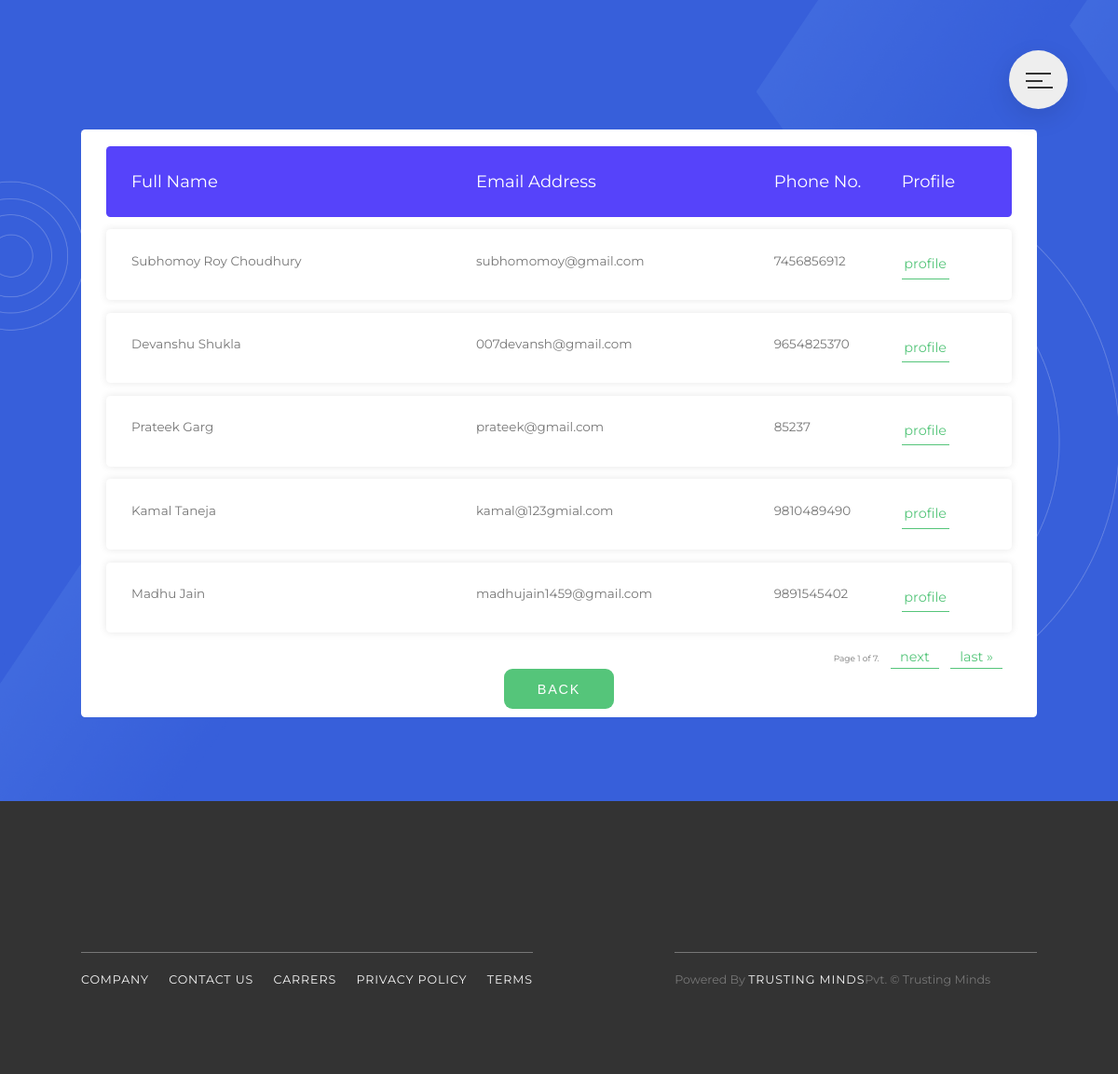
The app's page /all-patient (signed in) with its own data.
### patient/models.py (models this page shows, shortened)
class Patient(models.Model):
    first_name = models.CharField(max_length=55, blank=False, null=False)
    last_name = models.CharField(max_length=55, blank=False, null=False)
    email = models.EmailField(max_length=255, blank=False, null=False, unique=True)
    address = models.TextField(max_length=255, blank=True, null=True)
    postal_zip = models.IntegerField(max_length=255, blank=True, null=True)
    city = models.CharField(max_length=255, blank=True, null=True)
    country = models.CharField(max_length=255, blank=True, null=True)
    phone_number = models.IntegerField(max_length=17, blank=True, null=True) # mobile
    alternate_number = models.IntegerField(max_length=17, blank=True, null=True) # alternate

### patient/views.py (the view)
# urls.py: path('all-patient', PatientListView.as_view(), name='patient-list-view'),
class PatientListView(LoginRequiredMixin, ListView):
    model = Patient
    template_name = 'patient/patient_list_view.html'
    paginate_by = 5
    context_object_name = 'patient_list'

### patient/templates/patient/patient_list_view.html (shortened to what this page needs)
{%  extends 'patient/base2.html' %}
{% load static %}
{% load widget_tweaks %}
{% block content %}
<section class="section-form__apt">
      <div class="section-form-heading__apt GB">
        <h1 class="heading-secondary u-margin-top-big u-margin-bottom-small">
        </h1>
      </div>
      <div class="container__apt u-margin-bottom-big GB">
        <ul class="responsive-table__apt GB">
          <li class="table-header__apt GB">
            <div class="col__apt col-1__apt GB">Full Name</div>
            <div class="col__apt col-2__apt GB">Email Address</div>
            <div class="col__apt col-3__apt GB">Phone No.</div>
            <div class="col__apt col-4__apt GB">Profile</div>
          </li>
         {% for patient in patient_list %}
          <li class="table-row__apt GB">
            <div class="col__apt col-1__apt GB" data-label="Name">
              {{patient.first_name}} {{patient.last_name}}
            </div>
            <div class="col__apt col-2__apt comp1 GB" data-label="Email">
              {{patient.email}}
            </div>
            <div class="col col-3__apt GB" data-label="Date1">{{patient.phone_number}}</div>
            <div class="col__apt col-4__apt GB" data-label="Profile">
              <a class="btn-text" href="{% url "patient-profile" patient.id %}">profile</a>
            </div>
          </li>
          {% endfor %}
          <div class="pagination" style="display : grid; text-align : right;">
          <span class="step-links" class="form__group">
            <span  class="form__group">Page {{ page_obj.number }} of {{ page_obj.paginator.num_pages }}.</span>
            {% if page_obj.has_next %}
              <a style="padding:0px 10px;margin:0px 5px 0px 10px;" class="btn-text" href="?page={{ page_obj.next_page_number }}">next</a>
              <a style="padding:0px 10px;margin:0px 10px 0px 5px;" class="btn-text" href="?page={{ page_obj.paginator.num_pages }}">last &raquo;</a>
            {% endif %}
          </span>
          </div>
          <center><button class="btn btn--green" onclick = "window.location.href='{% url 'patient-home' %}'">
            BACK
          </button></center>
        </ul>
      </div>
      <div>
        <h3>&nbsp;</h3>
      </div>
    </section>
{% endblock %}

### patient/static/patient/css/style.css (style rules this page uses)
*, *::after, *::before { margin: 0; padding: 0; box-sizing: inherit; }
html { font-size: 62.5%; }
@media only screen and (max-width: 75em) { html { font-size: 56.25%; } }
body { box-sizing: border-box; }
body { font-family: "Montserrat", sans-serif; font-weight: 400; line-height: 1.7; color: #777; background-color: #eeebebef; }
.heading-secondary { font-size: 3.5rem; font-weight: 700; text-transform: uppercase; letter-spacing: 0.2rem; word-spacing: 0.5rem; display: inline-block; background-image: linear-gradient(to right, #7ed56f, #28b485); -webkit-background-clip: text; background-clip: text; color: transparent; transition: all 0.5s; }
.u-margin-bottom-small { margin-bottom: 1.5rem !important; }
.u-margin-bottom-big { margin-bottom: 8rem !important; }
.u-margin-top-big { margin-top: 8rem !important; }
.btn, .btn:link, .btn:visited { text-decoration: none; text-transform: uppercase; font-size: 1.6rem; letter-spacing: 0.2rem; word-spacing: 0.1rem; padding: 1.5rem 4rem; border-radius: 1rem; transition: all 0.2s; position: relative; border: none; cursor: pointer; }
.btn--green { background-color: #55c57a; color: #fff; display: inline-block; }
.btn-text:link, .btn-text:visited { font-size: 1.6rem; color: #55c57a; display: inline-block; text-decoration: none; border-bottom: 0.1rem solid #55c57a; padding: 0.3rem; transition: all 0.3s; }
.form__group:not(:last-child) { margin-bottom: 2rem; }
.section-form__apt { background-image: url(../img/3.png); background-size: cover; background-position: top; }
.container__apt { max-width: 114rem; margin-left: auto; margin-right: auto; padding: 1rem 3rem; background-color: #fff; border-radius: 0.5rem; }
.responsive-table__apt li { margin-top: 1rem; border-radius: 0.5rem; padding: 2.5rem 3rem; display: flex; margin-bottom: 1.5rem; }
.responsive-table__apt .table-header__apt { background-color: #5643fa; color: #fff; font-size: 2rem; font-weight: 400; }
.responsive-table__apt .table-row__apt { background-color: #ffffff; box-shadow: 0px 0px 9px 0px rgba(0, 0, 0, 0.1); font-size: 1.5rem; font-weight: 400; transition: all 0.2s; cursor: pointer; justify-content: space-evenly; }
.responsive-table__apt .col-1__apt { flex-basis: 40%; }
.responsive-table__apt .col-2__apt { flex-basis: 35%; margin-left: 0.5rem; }
.responsive-table__apt .col-3__apt { flex-basis: 15%; }
.responsive-table__apt .col-4__apt { flex-basis: 10%; }
.responsive-table__apt .comp1 { border-radius: 0.5rem; }

### records on screen
Patient: first_name "Subhomoy", last_name "Roy Choudhury", email "subhomomoy@gmail.com", phone_number "7456856912"
Patient: first_name "Devanshu", last_name "Shukla", email "007devansh@gmail.com", phone_number "9654825370"
Patient: first_name "Prateek", last_name "Garg", email "prateek@gmail.com", phone_number "85237"
Patient: first_name "Kamal", last_name "Taneja", email "kamal@123gmial.com", phone_number "9810489490"
Patient: first_name "Madhu", last_name "Jain", email "madhujain1459@gmail.com", phone_number "9891545402"

### other values on screen
{{ page_obj.number }} "1"
{{ page_obj.paginator.num_pages }} "7"
